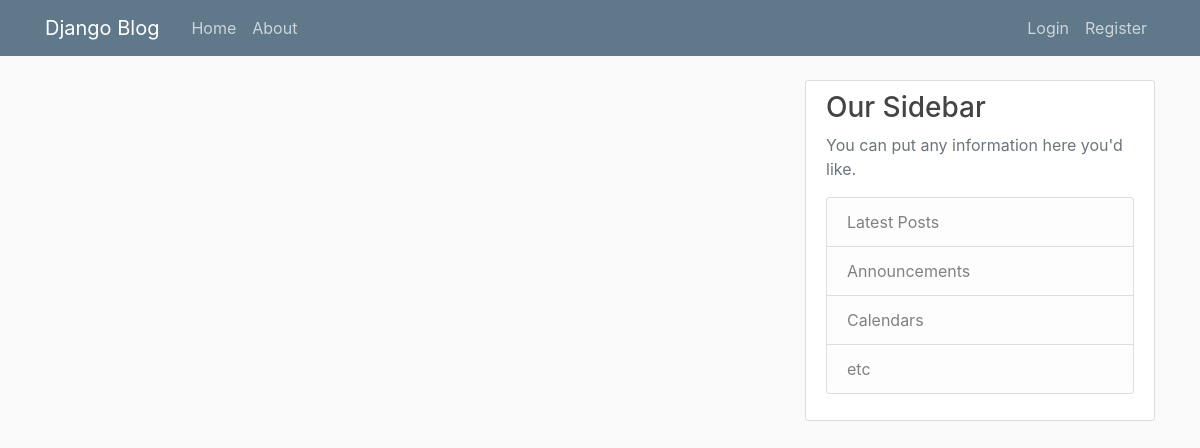
The app's page /, older data.
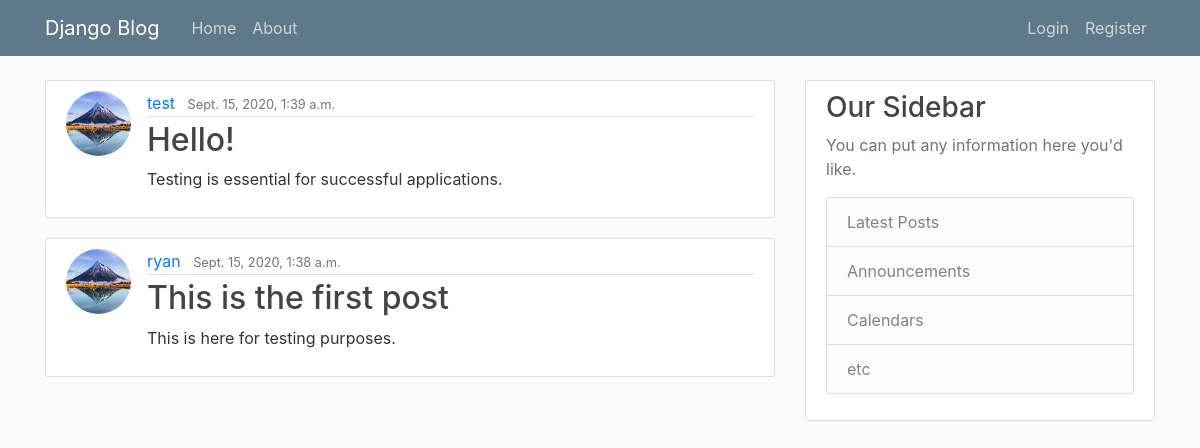
The same page, newer data.
### blog/models.py (models this page shows, shortened)
class Post(models.Model):
	title = models.CharField(max_length = 100)
	content = models.TextField()
	date_posted = models.DateTimeField(default = timezone.now)
	author = models.ForeignKey(User, on_delete = models.CASCADE)

### users/models.py (models this page shows, shortened)
class Profile(models.Model):
    user = models.OneToOneField(User, on_delete=models.CASCADE)
    image = models.ImageField(default='default.jpg', upload_to='profile_pics')

### blog/views.py (the view)
# urls.py: path('', PostListView.as_view(), name = 'blog-home'),
class PostListView(ListView):
	model = Post
	template_name = 'blog/home.html'
	context_object_name = 'posts'
	ordering = ['-date_posted']
	paginate_by = 5

### blog/templates/blog/home.html (shortened to what this page needs)
{% extends "blog/base.html" %}
{% block Content %}
	{% for post in posts %}
	<article class="media content-section">
        <img class = "rounded-circle article-img" src="{{ post.author.profile.image.url }}">
    <div class="media-body">
        <div class="article-metadata">
            <a class="mr-2" href="{% url 'user-posts' post.author.username %}">{{post.author}}</a>
            <small class="text-muted">{{post.date_posted}}</small>
        </div>
        <h2><a class="article-title" href="{% url 'post-detail' post.id %}">{{ post.title }}</a></h2>
        <p class="article-content">{{ post.content }}</p>
    </div>
</article>
	{% endfor %}
{%endblock Content%}

Row changes from the older to the newer data that the page shows:
added Post: author.profile.image (placeholder picture), author "test", date_posted "Sept. 15, 2020, 1:39 a.m.", title "Hello!", content "Testing is essential for successful applications."
added Post: author.profile.image (picture), author "ryan", date_posted "Sept. 15, 2020, 1:38 a.m.", title "This is the first post", content "This is here for testing purposes."
